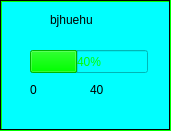
    <widget class="QFrame" name="frame_3">
     <property name="geometry">
      <rect>
       <x>169</x>
       <y>39</y>
       <width>171</width>
       <height>131</height>
      </rect>
     </property>
     <property name="palette">
      <palette>
       <active>
        <colorrole role="WindowText">
         <brush brushstyle="SolidPattern">
          <color alpha="255">
           <red>0</red>
           <green>0</green>
           <blue>0</blue>
          </color>
         </brush>
        </colorrole>
        <colorrole role="Button">
         <brush brushstyle="SolidPattern">
          <color alpha="255">
           <red>0</red>
           <green>255</green>
           <blue>255</blue>
          </color>
         </brush>
        </colorrole>
        <colorrole role="Light">
         <brush brushstyle="SolidPattern">
          <color alpha="255">
           <red>0</red>
           <green>0</green>
           <blue>0</blue>
          </color>
         </brush>
        </colorrole>
        <colorrole role="Midlight">
         <brush brushstyle="SolidPattern">
          <color alpha="255">
           <red>0</red>
           <green>255</green>
           <blue>0</blue>
          </color>
         </brush>
        </colorrole>
        <colorrole role="Dark">
         <brush brushstyle="SolidPattern">
          <color alpha="255">
           <red>0</red>
           <green>255</green>
           <blue>0</blue>
          </color>
         </brush>
        </colorrole>
        <colorrole role="Mid">
         <brush brushstyle="SolidPattern">
          <color alpha="255">
           <red>0</red>
           <green>255</green>
           <blue>0</blue>
          </color>
         </brush>
        </colorrole>
        <colorrole role="Text">
         <brush brushstyle="SolidPattern">
          <color alpha="255">
           <red>0</red>
           <green>255</green>
           <blue>0</blue>
          </color>
         </brush>
        </colorrole>
        <colorrole role="BrightText">
         <brush brushstyle="SolidPattern">
          <color alpha="255">
           <red>0</red>
           <green>255</green>
           <blue>0</blue>
          </color>
         </brush>
        </colorrole>
        <colorrole role="ButtonText">
         <brush brushstyle="SolidPattern">
          <color alpha="255">
           <red>0</red>
           <green>255</green>
           <blue>0</blue>
          </color>
         </brush>
        </colorrole>
        <colorrole role="Base">
         <brush brushstyle="SolidPattern">
          <color alpha="255">
           <red>0</red>
           <green>255</green>
           <blue>255</blue>
          </color>
         </brush>
        </colorrole>
        <colorrole role="Window">
         <brush brushstyle="SolidPattern">
          <color alpha="255">
           <red>0</red>
           <green>255</green>
           <blue>255</blue>
          </color>
         </brush>
        </colorrole>
        <colorrole role="Shadow">
         <brush brushstyle="SolidPattern">
          <color alpha="255">
           <red>0</red>
           <green>255</green>
           <blue>0</blue>
          </color>
         </brush>
        </colorrole>
        <colorrole role="Highlight">
         <brush brushstyle="SolidPattern">
          <color alpha="255">
           <red>0</red>
           <green>255</green>
           <blue>0</blue>
          </color>
         </brush>
        </colorrole>
        <colorrole role="HighlightedText">
         <brush brushstyle="SolidPattern">
          <color alpha="255">
           <red>0</red>
           <green>255</green>
           <blue>0</blue>
          </color>
         </brush>
        </colorrole>
        <colorrole role="Link">
         <brush brushstyle="SolidPattern">
          <color alpha="255">
           <red>0</red>
           <green>255</green>
           <blue>0</blue>
          </color>
         </brush>
        </colorrole>
        <colorrole role="LinkVisited">
         <brush brushstyle="SolidPattern">
          <color alpha="255">
           <red>0</red>
           <green>255</green>
           <blue>0</blue>
          </color>
         </brush>
        </colorrole>
        <colorrole role="AlternateBase">
         <brush brushstyle="SolidPattern">
          <color alpha="255">
           <red>0</red>
           <green>255</green>
           <blue>0</blue>
          </color>
         </brush>
        </colorrole>
        <colorrole role="ToolTipBase">
         <brush brushstyle="SolidPattern">
          <color alpha="255">
           <red>0</red>
           <green>255</green>
           <blue>0</blue>
          </color>
         </brush>
        </colorrole>
        <colorrole role="ToolTipText">
         <brush brushstyle="SolidPattern">
          <color alpha="255">
           <red>0</red>
           <green>255</green>
           <blue>0</blue>
          </color>
         </brush>
        </colorrole>
        <colorrole role="PlaceholderText">
         <brush brushstyle="SolidPattern">
          <color alpha="128">
           <red>0</red>
           <green>255</green>
           <blue>0</blue>
          </color>
         </brush>
        </colorrole>
        <colorrole role="Accent">
         <brush brushstyle="SolidPattern">
          <color alpha="255">
           <red>0</red>
           <green>255</green>
           <blue>0</blue>
          </color>
         </brush>
        </colorrole>
       </active>
       <inactive>
        <colorrole role="WindowText">
         <brush brushstyle="SolidPattern">
          <color alpha="255">
           <red>0</red>
           <green>0</green>
           <blue>0</blue>
          </color>
         </brush>
        </colorrole>
        <colorrole role="Button">
         <brush brushstyle="SolidPattern">
          <color alpha="255">
           <red>0</red>
           <green>255</green>
           <blue>255</blue>
          </color>
         </brush>
        </colorrole>
        <colorrole role="Light">
         <brush brushstyle="SolidPattern">
          <color alpha="255">
           <red>0</red>
           <green>0</green>
           <blue>0</blue>
          </color>
         </brush>
        </colorrole>
        <colorrole role="Midlight">
         <brush brushstyle="SolidPattern">
          <color alpha="255">
           <red>0</red>
           <green>255</green>
           <blue>0</blue>
          </color>
         </brush>
        </colorrole>
        <colorrole role="Dark">
         <brush brushstyle="SolidPattern">
          <color alpha="255">
           <red>0</red>
           <green>255</green>
           <blue>0</blue>
          </color>
         </brush>
        </colorrole>
        <colorrole role="Mid">
         <brush brushstyle="SolidPattern">
          <color alpha="255">
           <red>0</red>
           <green>255</green>
           <blue>0</blue>
          </color>
         </brush>
        </colorrole>
        <colorrole role="Text">
         <brush brushstyle="SolidPattern">
          <color alpha="255">
           <red>0</red>
           <green>255</green>
           <blue>0</blue>
          </color>
         </brush>
        </colorrole>
        <colorrole role="BrightText">
         <brush brushstyle="SolidPattern">
          <color alpha="255">
           <red>0</red>
           <green>255</green>
           <blue>0</blue>
          </color>
         </brush>
        </colorrole>
        <colorrole role="ButtonText">
         <brush brushstyle="SolidPattern">
          <color alpha="255">
           <red>0</red>
           <green>255</green>
           <blue>0</blue>
          </color>
         </brush>
        </colorrole>
        <colorrole role="Base">
         <brush brushstyle="SolidPattern">
          <color alpha="255">
           <red>0</red>
           <green>255</green>
           <blue>255</blue>
          </color>
         </brush>
        </colorrole>
        <colorrole role="Window">
         <brush brushstyle="SolidPattern">
          <color alpha="255">
           <red>0</red>
           <green>255</green>
           <blue>255</blue>
          </color>
         </brush>
        </colorrole>
        <colorrole role="Shadow">
         <brush brushstyle="SolidPattern">
          <color alpha="255">
           <red>0</red>
           <green>255</green>
           <blue>0</blue>
          </color>
         </brush>
        </colorrole>
        <colorrole role="Highlight">
         <brush brushstyle="SolidPattern">
          <color alpha="255">
           <red>0</red>
           <green>255</green>
           <blue>0</blue>
          </color>
         </brush>
        </colorrole>
        <colorrole role="HighlightedText">
         <brush brushstyle="SolidPattern">
          <color alpha="255">
           <red>0</red>
           <green>255</green>
           <blue>0</blue>
          </color>
         </brush>
        </colorrole>
        <colorrole role="Link">
         <brush brushstyle="SolidPattern">
          <color alpha="255">
           <red>0</red>
           <green>255</green>
           <blue>0</blue>
          </color>
         </brush>
        </colorrole>
        <colorrole role="LinkVisited">
         <brush brushstyle="SolidPattern">
          <color alpha="255">
           <red>0</red>
           <green>255</green>
           <blue>0</blue>
          </color>
         </brush>
        </colorrole>
        <colorrole role="AlternateBase">
         <brush brushstyle="SolidPattern">
          <color alpha="255">
           <red>0</red>
           <green>255</green>
           <blue>0</blue>
          </color>
         </brush>
        </colorrole>
        <colorrole role="ToolTipBase">
         <brush brushstyle="SolidPattern">
          <color alpha="255">
           <red>0</red>
           <green>255</green>
           <blue>0</blue>
          </color>
         </brush>
        </colorrole>
        <colorrole role="ToolTipText">
         <brush brushstyle="SolidPattern">
          <color alpha="255">
           <red>0</red>
           <green>255</green>
           <blue>0</blue>
          </color>
         </brush>
        </colorrole>
        <colorrole role="PlaceholderText">
         <brush brushstyle="SolidPattern">
          <color alpha="128">
           <red>0</red>
           <green>255</green>
           <blue>0</blue>
          </color>
         </brush>
        </colorrole>
        <colorrole role="Accent">
         <brush brushstyle="SolidPattern">
          <color alpha="255">
           <red>0</red>
           <green>255</green>
           <blue>0</blue>
          </color>
         </brush>
        </colorrole>
       </inactive>
       <disabled>
        <colorrole role="WindowText">
         <brush brushstyle="SolidPattern">
          <color alpha="255">
           <red>0</red>
           <green>255</green>
           <blue>0</blue>
          </color>
         </brush>
        </colorrole>
        <colorrole role="Button">
         <brush brushstyle="SolidPattern">
          <color alpha="255">
           <red>0</red>
           <green>255</green>
           <blue>255</blue>
          </color>
         </brush>
        </colorrole>
        <colorrole role="Light">
         <brush brushstyle="SolidPattern">
          <color alpha="255">
           <red>0</red>
           <green>0</green>
           <blue>0</blue>
          </color>
         </brush>
        </colorrole>
        <colorrole role="Midlight">
         <brush brushstyle="SolidPattern">
          <color alpha="255">
           <red>0</red>
           <green>255</green>
           <blue>0</blue>
          </color>
         </brush>
        </colorrole>
        <colorrole role="Dark">
         <brush brushstyle="SolidPattern">
          <color alpha="255">
           <red>0</red>
           <green>255</green>
           <blue>0</blue>
          </color>
         </brush>
        </colorrole>
        <colorrole role="Mid">
         <brush brushstyle="SolidPattern">
          <color alpha="255">
           <red>0</red>
           <green>255</green>
           <blue>0</blue>
          </color>
         </brush>
        </colorrole>
        <colorrole role="Text">
         <brush brushstyle="SolidPattern">
          <color alpha="255">
           <red>0</red>
           <green>255</green>
           <blue>0</blue>
          </color>
         </brush>
        </colorrole>
        <colorrole role="BrightText">
         <brush brushstyle="SolidPattern">
          <color alpha="255">
           <red>0</red>
           <green>255</green>
           <blue>0</blue>
          </color>
         </brush>
        </colorrole>
        <colorrole role="ButtonText">
         <brush brushstyle="SolidPattern">
          <color alpha="255">
           <red>0</red>
           <green>255</green>
           <blue>0</blue>
          </color>
         </brush>
        </colorrole>
        <colorrole role="Base">
         <brush brushstyle="SolidPattern">
          <color alpha="255">
           <red>0</red>
           <green>255</green>
           <blue>255</blue>
          </color>
         </brush>
        </colorrole>
        <colorrole role="Window">
         <brush brushstyle="SolidPattern">
          <color alpha="255">
           <red>0</red>
           <green>255</green>
           <blue>255</blue>
          </color>
         </brush>
        </colorrole>
        <colorrole role="Shadow">
         <brush brushstyle="SolidPattern">
          <color alpha="255">
           <red>0</red>
           <green>255</green>
           <blue>0</blue>
          </color>
         </brush>
        </colorrole>
        <colorrole role="HighlightedText">
         <brush brushstyle="SolidPattern">
          <color alpha="255">
           <red>0</red>
           <green>255</green>
           <blue>0</blue>
          </color>
         </brush>
        </colorrole>
        <colorrole role="Link">
         <brush brushstyle="SolidPattern">
          <color alpha="255">
           <red>0</red>
           <green>255</green>
           <blue>0</blue>
          </color>
         </brush>
        </colorrole>
        <colorrole role="LinkVisited">
         <brush brushstyle="SolidPattern">
          <color alpha="255">
           <red>0</red>
           <green>255</green>
           <blue>0</blue>
          </color>
         </brush>
        </colorrole>
        <colorrole role="AlternateBase">
         <brush brushstyle="SolidPattern">
          <color alpha="255">
           <red>0</red>
           <green>255</green>
           <blue>0</blue>
          </color>
         </brush>
        </colorrole>
        <colorrole role="ToolTipBase">
         <brush brushstyle="SolidPattern">
          <color alpha="255">
           <red>0</red>
           <green>255</green>
           <blue>0</blue>
          </color>
         </brush>
        </colorrole>
        <colorrole role="ToolTipText">
         <brush brushstyle="SolidPattern">
          <color alpha="255">
           <red>0</red>
           <green>255</green>
           <blue>0</blue>
          </color>
         </brush>
        </colorrole>
        <colorrole role="PlaceholderText">
         <brush brushstyle="SolidPattern">
          <color alpha="128">
           <red>0</red>
           <green>255</green>
           <blue>0</blue>
          </color>
         </brush>
        </colorrole>
        <colorrole role="Accent">
         <brush brushstyle="SolidPattern">
          <color alpha="255">
           <red>0</red>
           <green>255</green>
           <blue>0</blue>
          </color>
         </brush>
        </colorrole>
       </disabled>
      </palette>
     </property>
     <property name="frameShape">
      <enum>QFrame::Shape::Box</enum>
     </property>
     <property name="frameShadow">
      <enum>QFrame::Shadow::Raised</enum>
     </property>
     <widget class="QProgressBar" name="progressBar">
      <property name="geometry">
       <rect>
        <x>30</x>
        <y>50</y>
        <width>118</width>
        <height>23</height>
       </rect>
      </property>
      <property name="value">
       <number>40</number>
      </property>
     </widget>
     <widget class="QLabel" name="label_3">
      <property name="geometry">
       <rect>
        <x>30</x>
        <y>80</y>
        <width>21</width>
        <height>20</height>
       </rect>
      </property>
      <property name="text">
       <string>0</string>
      </property>
     </widget>
     <widget class="QLabel" name="label_4">
      <property name="geometry">
       <rect>
        <x>90</x>
        <y>80</y>
        <width>31</width>
        <height>20</height>
       </rect>
      </property>
      <property name="text">
       <string>40</string>
      </property>
     </widget>
     <widget class="QLabel" name="label_5">
      <property name="geometry">
       <rect>
        <x>50</x>
        <y>10</y>
        <width>63</width>
        <height>20</height>
       </rect>
      </property>
      <property name="text">
       <string>bjhuehu</string>
      </property>
     </widget>
    </widget>
